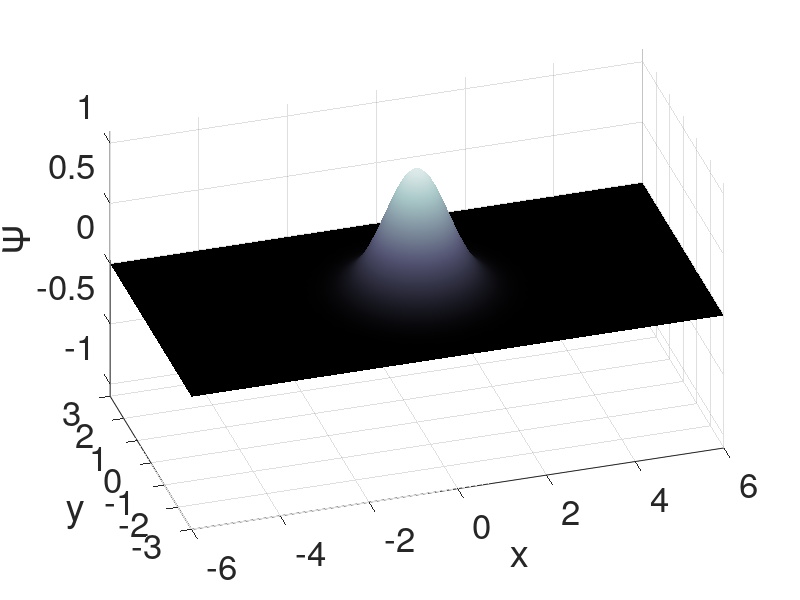

The MATLAB source for this figure: (Note: this script raises an error after producing the figure.)
%NLSEmagic2D
%Program to integrate the two-dimensional Nonlinear Schrödinger Equation:
%i*Ut + a*(Uxx+Uyy) - V(x,y)*U + s*|U|^2*U = 0.
%
%2011 Ronald M Caplan
%Developed with support from the 
%Computational Science Research Center at 
%San Diego State University.

%%%%%%%%%%%%%%%%%%%%%%%%%%%%%%
%  VERSION:  2025-05-06      %
%%%%%%%%%%%%%%%%%%%%%%%%%%%%%%

close all; clear all;
twall = tic; % Used to calculate total wall time.
%------------------Simulation parameters----------------------
endtw       = 5;     % End time of simulation.
numframes   = 50;    % Number of desired frames to plot.
h           = 1/10;  % Spatial grid spacing 
k           = 0;     % Time step [Set to 0 to auto-compute smallest stable timestep]
method      = 1;     % Method:  1: CD O(4,2), 2: 2SHOC O(4,4)
cuda        = 1;     % Try to use CUDA code (if installed and compiled)
precision   = 2;     % Single (1) or double (2) precision.
tol         = 10;    % Simulation mod-squared tolerance to detect blowup

%%%%%%%%%%%%%%%%%%%%%%%%%%%%%%%%%%%%%%%%%%%%%%%%%%%%%%%%%%%%%%%%%%%
%%%%%%%%%             INITIAL CONDITION PARAMETERS        %%%%%%%%%
%%%%%%%%%                                                 %%%%%%%%%
s  = 0; % Linear
 a  = 1; 
BC = 1; % Dirichlet BC
% Compute numerical domain to be big enough to avoid BC effects:
ymax = 0.5*sqrt(-log(sqrt(eps))*2*a);
xmin = -2*ymax;
xmax =  2*ymax;
ymin = -ymax;  
%%%%%%%%%                                                 %%%%%%%%%
%%%%%%%%%                                                 %%%%%%%%%
%%%%%%%%%%%%%%%%%%%%%%%%%%%%%%%%%%%%%%%%%%%%%%%%%%%%%%%%%%%%%%%%%%%

% Adjust ranges so they are in units of h:
xmin = xmin - rem(xmin,h); ymin = ymin - rem(ymin,h);
xmax = xmax - rem(xmax,h); ymax = ymax - rem(ymax,h);

% Set up grid:
xvec  = xmin:h:xmax; xres = length(xvec);
yvec  = ymin:h:ymax; yres = length(yvec);
[X,Y] = meshgrid(xvec,yvec);

% Set up CUDA info and check for MSD BC
if(cuda==1)
    cudablocksizex = 16;            
    cudablocksizey = 16;        
    sharedmemperblock = (cudablocksizex+2)*(cudablocksizey+2)*(3+2*method)*(4*precision)/1000;
    numcudablocksx = ceil(yres/cudablocksizex);    
    numcudablocksy = ceil(xres/cudablocksizey);
    numcudablocks  = numcudablocksx*numcudablocksy;
    if(BC==2)
        if(yres - cudablocksizex*(numcudablocksx-1) == 1)
            disp('MSD CUDA ERROR: yres is one cell greater than CUDA block,')                
            ymax = ymax-h;    
            ymin = ymin+h;
            disp(['adjusting ymax to ',num2str(ymax),' and ymin to ',num2str(ymin),' to compensate,']);                         
        end
        if(xres - cudablocksizey*(numcudablocksy-1) == 1) 
            disp('MSD CUDA ERROR: xres is one cell greater than CUDA block')
            xmax = xmax-h;   
            xmin = xmin+h; 
            disp(['adjusting xmax to ',num2str(xmax),' and xmin to ',num2str(xmin),' to compensate,']);                
        end     
        % Now, recompute grid:
        xvec  = xmin:h:xmax;  xres  = length(xvec);
        yvec  = ymin:h:ymax;  yres  = length(yvec);
        [X,Y] = meshgrid(xvec,yvec);    
        % Reset numblocks with new gridsize:
        numcudablocksx = ceil(yres/cudablocksizex);    
        numcudablocksy = ceil(xres/cudablocksizey);
        numcudablocks  = numcudablocksx*numcudablocksy;
    end        
end

% Initialize solution and potential matrices:
U     = zeros(size(X));
V     = zeros(size(X));

%%%%%%%%%%%%%%%%%%%%%%%%%%%%%%%%%%%%%%%%%%%%%%%%%%%%%%%%%%%%%%%%%%%
%%%%%%%%%             INITIAL CONDITION FORMULATION       %%%%%%%%%
%%%%%%%%%                                                 %%%%%%%%%
% Linear steady-state exp profile
V    = (X.^2+Y.^2)/a;
U    = exp(-(X.^2+Y.^2)/(2*a));
%%%%%%%%%%%%%%%%%%%%%%%%%%%%%%%%%%%%%%%%%%%%%%%%%%%%%%%%%%%%%%%%%%%

% Compute stability bounds for time step k:
if(k==0)  
   hmin = h;  
   if(method==1)  
      klin = hmin^2/(2*sqrt(2)*a);
   elseif(method==2)
      klin = (3/4)*hmin^2/(2*sqrt(2)*a);
   end
   k = 0.8*klin;    
   disp(['Time step computed!  k: ',num2str(k)]);
end

% Compute total number of time steps for simulation:
endt  = endtw - mod(endtw,k); %<--Make endtime multiple of k
if(mod(endtw,k)~=0), disp(['NOTE! End time adjusted to ',num2str(endt)]); end;
steps = floor(endt/k);             %<--Compute number of steps required
if(numframes>=steps), numframes=steps; end;

% Compute number of time steps to compute in mex file:
chunk_size   = ceil(steps/numframes);
extra_steps  = chunk_size*numframes - steps;
if(extra_steps>chunk_size)
    numframes    = ceil(steps/chunk_size);
    disp(['To avoid too much over-time compuations, numframes has been altered to ',num2str(numframes)]);
    extra_steps  = chunk_size*numframes - steps;
end
if(extra_steps>0)
    disp(['NOTE! There will be ',num2str(extra_steps),' extra time steps taken in simulation.']);
    endt = chunk_size*numframes*k;
    steps  = steps + extra_steps;
    disp(['Therefore, true end time will be: ',num2str(endt),' taking ',num2str(steps),' time steps']);
end;

% Display simulation info:
disp('----------------------------------------------------');
disp('2D NLSE Parameters:')
disp(['a:          ',num2str(a)]);
disp(['s:          ',num2str(s)]);
disp(['xmin:       ',num2str(xmin)]);
disp(['xmax:       ',num2str(xmax)]);
disp(['ymin:       ',num2str(ymin)]);
disp(['ymax:       ',num2str(ymax)]);
disp(['Endtime:    ',num2str(endt)]);
disp('Numerical Parameters:');
disp(['h:          ',num2str(h)]);
disp(['k:          ',num2str(k)]);
disp(['GridSize:   ',num2str(xres),'x',num2str(yres), ' = ',num2str(xres*yres)]);
disp(['TimeSteps:  ',num2str(steps)]);
disp(['ChunkSize:  ',num2str(chunk_size)]);
disp(['NumFrames:  ',num2str(numframes)]);
if(precision==1)
    disp('Precision:  Single');
else
    disp('Precision:  Double');
end
if(method==1)
    disp('Method:     RK4+CD     Order(4,2)');
elseif(method==2)
    disp('Method:     RK4+2SHOC  Order(4,4)');
end
if(BC==1)
    disp('Boundary Conditions:  Dirichlet');
elseif(BC==2)
    disp('Boundary Conditions:  MSD |U|^2 = B');
elseif(BC==3)
    disp('Boundary Conditions:  Uxx+Uyy = 0');
end
if(cuda == 1)
    disp( 'CUDA Parameters and Info:');
    disp(['BlockSize:     ',num2str(cudablocksizex),'x',num2str(cudablocksizey)]);
    disp(['CUDAGridSize:  ',num2str(numcudablocksx),'x',num2str(numcudablocksy)]);
    disp(['NumBlocks:     ',num2str(numcudablocks)]); 
    disp(['Shared Memory/Block: ',num2str(sharedmemperblock),'KB']);
    disp(['TotalGPUMemReq:      ',num2str(yres*xres*(9 + 2*(method-1))*(4*precision)/1024),'KB']); 
end

%%%%%%%%%             PLOTTING SETUP                      %%%%%%%%%
fsize     = 25;  %Set font size for figures.
fig_count = 1;

%Find maximums for plot axis:
maxMod2U  = max(U(:).*conj(U(:)));
maxRealU  = max(real(U(:)));
plot_max  = max([maxMod2U maxRealU]);

fig_mod2  = figure(fig_count);
fig_count = fig_count+1;
set(fig_mod2, 'Name','2D NLSE MOD2 t = 0','NumberTitle','off','Color','w');

%Plot mod-squared initial condition:
plot_mod2  = surf(X,Y,U.*conj(U), 'EdgeColor', 'none', 'EdgeAlpha', 1);
shading interp;
colormap(bone(1024));
axis([xmin xmax ymin ymax 0 (maxMod2U+0.1*maxMod2U)]);
set(gca,'DataAspectRatio',[1 1 2*(2*maxMod2U)/(xmax-xmin)]);
xlabel('x','FontSize',fsize); ylabel('y','FontSize',fsize); zlabel('\Psi','FontSize',fsize);
set(gca,'Fontsize',fsize);
caxis([0 maxMod2U+0.1*maxMod2U]);
axis([xmin xmax ymin ymax -(plot_max+0.1*plot_max) (plot_max+0.1*plot_max)]);
colormap(bone(500));
hold on;
plot_real  = surf(X,Y,real(U));
plot_imag  = surf(X,Y,imag(U));
hold off;
set(plot_real, 'FaceColor', 'none','Meshstyle','row',   ...
      'EdgeColor', 'b'  , 'EdgeAlpha', 0.1,'LineWidth',1);
set(plot_imag, 'FaceColor', 'none','Meshstyle','column',...
      'EdgeColor', 'r'  , 'EdgeAlpha', 0.1,'LineWidth',1);
axis vis3d;
view([-17 30]);
drawnow;

%%%%%%%%%             BEGIN SIMULATION                    %%%%%%%%%
n = 0;
for chunk_count = 1:numframes
    if(cuda==0)
        if(precision==1)
            U = NLSE2D_TAKE_STEPS_F(U,V,s,a,h^2,BC,chunk_size,k);
        else
            U = NLSE2D_TAKE_STEPS(U,V,s,a,h^2,BC,chunk_size,k);
        end
    else
        if(precision==1)
            U = NLSE2D_TAKE_STEPS_CUDA_F(U,V,s,a,h^2,BC,chunk_size,k);
        else
            U = NLSE2D_TAKE_STEPS_CUDA(U,V,s,a,h^2,BC,chunk_size,k);
        end
    end
    n = n + chunk_size;
    set(fig_mod2, 'Name',['2D NLSE MOD2 t = ',num2str((n*k),'%.2f')]);
    set (plot_mod2, 'Zdata', U.*conj(U));
    set (plot_real, 'Zdata', real(U));
    set (plot_imag, 'Zdata', imag(U));   
    drawnow;
    % Detect blow-up:
    if(max(real(U(:))) > tol || sum(isnan(U(:))) > 0)
        disp('CRAAAAAAAAAAAAAAAASSSSSSSSSSSSSSSSSHHHHHHHHHHHHHHHHHHHHH');
        break;
    end
end %chunk-count
%Report wall time:
twall = toc(twall);
disp(['NLSEmagic2D Total Wall Time: ',num2str(twall),' seconds.']);
%%%%%%%%%         SIMULATION IS OVER                      %%%%%%%%%
%%%%%%%%%%%%%%%%%%%%%%%%%%%%%%%%%%%%%%%%%%%%%%%%%%%%%%%%%%%%%%%%%%%